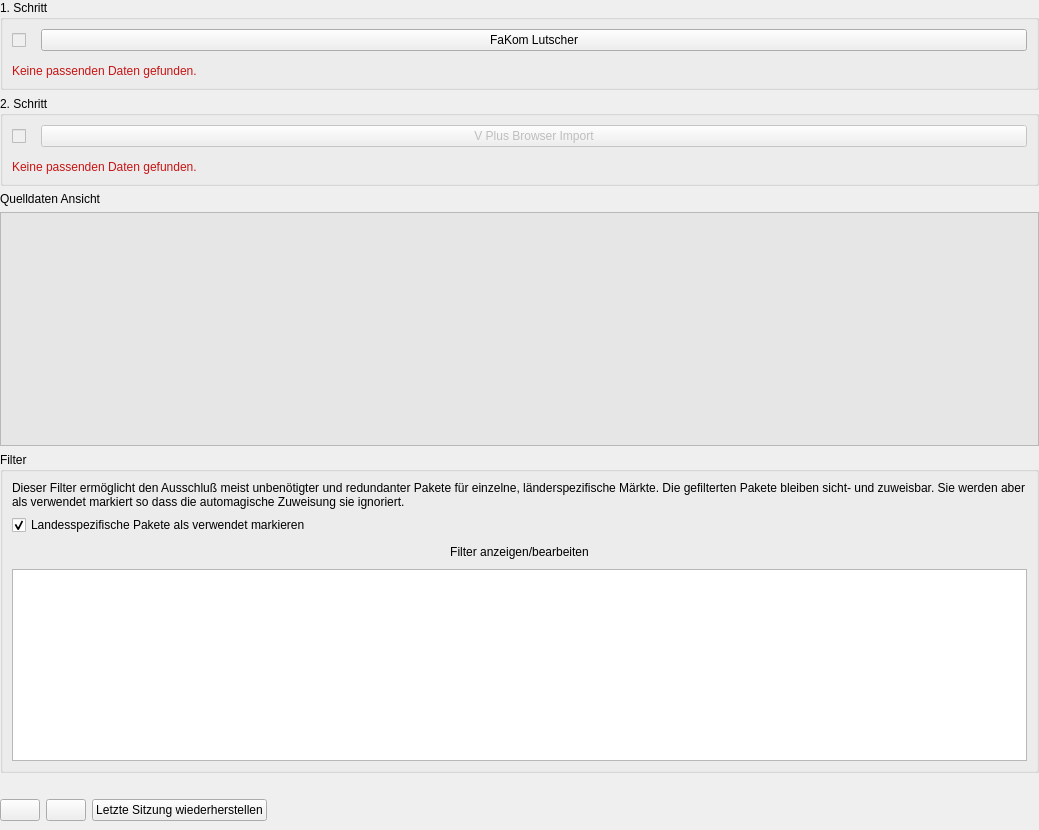
<?xml version="1.0" encoding="UTF-8"?>
<ui version="4.0">
 <class>wizardPage0</class>
 <widget class="QWizardPage" name="wizardPage0">
  <property name="geometry">
   <rect>
    <x>0</x>
    <y>0</y>
    <width>1039</width>
    <height>830</height>
   </rect>
  </property>
  <property name="windowTitle">
   <string>Quellen</string>
  </property>
  <property name="title">
   <string>Preset Assistent QOB 9000</string>
  </property>
  <property name="subTitle">
   <string>Dieser Assistent führt Schritt für Schritt durch die Preset Erstellung auf Basis der DeltaGen POS Varianten XML und einem V Plus Browser Auszug.&lt;br&gt;Diese Methode verhindert dass PR-Optionen sich gegenseitig überschrieben und damit falsch dargestellt werden.</string>
  </property>
  <layout class="QVBoxLayout" name="verticalLayout_3">
   <property name="leftMargin">
    <number>0</number>
   </property>
   <property name="topMargin">
    <number>0</number>
   </property>
   <property name="rightMargin">
    <number>0</number>
   </property>
   <property name="bottomMargin">
    <number>9</number>
   </property>
   <item>
    <widget class="QGroupBox" name="grpBox2">
     <property name="title">
      <string>1. Schritt</string>
     </property>
     <layout class="QVBoxLayout" name="verticalLayout">
      <property name="spacing">
       <number>0</number>
      </property>
      <item>
       <layout class="QHBoxLayout" name="horizontalLayout">
        <property name="spacing">
         <number>9</number>
        </property>
        <property name="bottomMargin">
         <number>13</number>
        </property>
        <item>
         <widget class="QCheckBox" name="fakomCheckbox">
          <property name="enabled">
           <bool>false</bool>
          </property>
          <property name="maximumSize">
           <size>
            <width>20</width>
            <height>20</height>
           </size>
          </property>
          <property name="text">
           <string/>
          </property>
         </widget>
        </item>
        <item>
         <widget class="QPushButton" name="fakomLutscherBtn">
          <property name="text">
           <string>FaKom Lutscher</string>
          </property>
          <property name="checked">
           <bool>false</bool>
          </property>
         </widget>
        </item>
       </layout>
      </item>
      <item>
       <widget class="QLabel" name="fakomLabel">
        <property name="styleSheet">
         <string notr="true">color: rgb(200,20,20);</string>
        </property>
        <property name="text">
         <string>Keine passenden Daten gefunden.</string>
        </property>
       </widget>
      </item>
     </layout>
    </widget>
   </item>
   <item>
    <widget class="QGroupBox" name="grpBox3">
     <property name="title">
      <string>2. Schritt</string>
     </property>
     <layout class="QVBoxLayout" name="verticalLayout_2">
      <property name="spacing">
       <number>0</number>
      </property>
      <item>
       <layout class="QHBoxLayout" name="horizontalLayout_2">
        <property name="spacing">
         <number>9</number>
        </property>
        <property name="bottomMargin">
         <number>13</number>
        </property>
        <item>
         <widget class="QCheckBox" name="vplusCheckbox">
          <property name="enabled">
           <bool>false</bool>
          </property>
          <property name="maximumSize">
           <size>
            <width>20</width>
            <height>20</height>
           </size>
          </property>
          <property name="text">
           <string/>
          </property>
         </widget>
        </item>
        <item>
         <widget class="QPushButton" name="vplusBtn">
          <property name="enabled">
           <bool>false</bool>
          </property>
          <property name="sizePolicy">
           <sizepolicy hsizetype="Preferred" vsizetype="Fixed">
            <horstretch>0</horstretch>
            <verstretch>0</verstretch>
           </sizepolicy>
          </property>
          <property name="text">
           <string>V Plus Browser Import</string>
          </property>
         </widget>
        </item>
       </layout>
      </item>
      <item>
       <widget class="QLabel" name="vplusLabel">
        <property name="styleSheet">
         <string notr="true">color: rgb(200,20,20);</string>
        </property>
        <property name="text">
         <string>Keine passenden Daten gefunden.</string>
        </property>
       </widget>
      </item>
     </layout>
    </widget>
   </item>
   <item>
    <widget class="QLabel" name="label_SrcTree">
     <property name="text">
      <string>Quelldaten Ansicht</string>
     </property>
    </widget>
   </item>
   <item>
    <widget class="TreeInternalDrop" name="treeWidget_Src">
     <property name="sizePolicy">
      <sizepolicy hsizetype="Expanding" vsizetype="MinimumExpanding">
       <horstretch>0</horstretch>
       <verstretch>0</verstretch>
      </sizepolicy>
     </property>
     <property name="minimumSize">
      <size>
       <width>500</width>
       <height>0</height>
      </size>
     </property>
     <property name="palette">
      <palette>
       <active>
        <colorrole role="Base">
         <brush brushstyle="SolidPattern">
          <color alpha="255">
           <red>230</red>
           <green>230</green>
           <blue>230</blue>
          </color>
         </brush>
        </colorrole>
       </active>
       <inactive>
        <colorrole role="Base">
         <brush brushstyle="SolidPattern">
          <color alpha="255">
           <red>230</red>
           <green>230</green>
           <blue>230</blue>
          </color>
         </brush>
        </colorrole>
       </inactive>
       <disabled>
        <colorrole role="Base">
         <brush brushstyle="SolidPattern">
          <color alpha="255">
           <red>240</red>
           <green>240</green>
           <blue>240</blue>
          </color>
         </brush>
        </colorrole>
       </disabled>
      </palette>
     </property>
     <property name="mouseTracking">
      <bool>true</bool>
     </property>
     <property name="statusTip">
      <string>Zeigt die eingelesenen Preset Daten.</string>
     </property>
     <property name="frameShape">
      <enum>QFrame::StyledPanel</enum>
     </property>
     <property name="frameShadow">
      <enum>QFrame::Plain</enum>
     </property>
     <property name="lineWidth">
      <number>0</number>
     </property>
     <property name="dragDropMode">
      <enum>QAbstractItemView::DragOnly</enum>
     </property>
     <property name="defaultDropAction">
      <enum>Qt::IgnoreAction</enum>
     </property>
     <property name="alternatingRowColors">
      <bool>true</bool>
     </property>
     <property name="selectionMode">
      <enum>QAbstractItemView::ExtendedSelection</enum>
     </property>
     <property name="selectionBehavior">
      <enum>QAbstractItemView::SelectRows</enum>
     </property>
     <property name="uniformRowHeights">
      <bool>true</bool>
     </property>
     <property name="sortingEnabled">
      <bool>true</bool>
     </property>
     <property name="animated">
      <bool>true</bool>
     </property>
     <property name="wordWrap">
      <bool>true</bool>
     </property>
     <property name="headerHidden">
      <bool>true</bool>
     </property>
     <attribute name="headerCascadingSectionResizes">
      <bool>true</bool>
     </attribute>
     <attribute name="headerDefaultSectionSize">
      <number>100</number>
     </attribute>
     <attribute name="headerShowSortIndicator" stdset="0">
      <bool>true</bool>
     </attribute>
     <column>
      <property name="text">
       <string>Order</string>
      </property>
     </column>
     <column>
      <property name="text">
       <string>Name</string>
      </property>
     </column>
     <column>
      <property name="text">
       <string>Wert</string>
      </property>
     </column>
     <column>
      <property name="text">
       <string>Typ</string>
      </property>
     </column>
     <column>
      <property name="text">
       <string>Referenz</string>
      </property>
     </column>
     <column>
      <property name="text">
       <string>Id</string>
      </property>
     </column>
    </widget>
   </item>
   <item>
    <widget class="QGroupBox" name="groupBoxFilter">
     <property name="title">
      <string>Filter</string>
     </property>
     <layout class="QVBoxLayout" name="verticalLayout_4">
      <item>
       <widget class="QLabel" name="label_2">
        <property name="text">
         <string>Dieser Filter ermöglicht den Ausschluß meist unbenötigter und redundanter Pakete für einzelne, länderspezifische Märkte. Die gefilterten Pakete bleiben sicht- und zuweisbar. Sie werden aber als verwendet markiert so dass die automagische Zuweisung sie ignoriert.</string>
        </property>
        <property name="wordWrap">
         <bool>true</bool>
        </property>
       </widget>
      </item>
      <item>
       <layout class="QHBoxLayout" name="horizontalLayout_5">
        <property name="spacing">
         <number>0</number>
        </property>
        <item alignment="Qt::AlignLeft|Qt::AlignVCenter">
         <widget class="QCheckBox" name="checkBoxCountryPkg">
          <property name="text">
           <string>Landesspezifische Pakete als verwendet markieren</string>
          </property>
          <property name="checked">
           <bool>true</bool>
          </property>
         </widget>
        </item>
        <item>
         <widget class="QLabel" name="label">
          <property name="maximumSize">
           <size>
            <width>35</width>
            <height>35</height>
           </size>
          </property>
          <property name="text">
           <string/>
          </property>
          <property name="pixmap">
           <pixmap resource="res/preset_editor_rsc.qrc">:/type/pkg.png</pixmap>
          </property>
          <property name="scaledContents">
           <bool>true</bool>
          </property>
         </widget>
        </item>
       </layout>
      </item>
      <item>
       <widget class="QPushButton" name="pushButtonShowFilter">
        <property name="text">
         <string>Filter anzeigen/bearbeiten</string>
        </property>
        <property name="icon">
         <iconset resource="res/preset_editor_rsc.qrc">
          <normaloff>:/type/options.png</normaloff>:/type/options.png</iconset>
        </property>
        <property name="checkable">
         <bool>true</bool>
        </property>
        <property name="checked">
         <bool>false</bool>
        </property>
        <property name="flat">
         <bool>true</bool>
        </property>
       </widget>
      </item>
      <item>
       <widget class="QPlainTextEdit" name="plainTextEditFilter"/>
      </item>
     </layout>
    </widget>
   </item>
   <item>
    <widget class="QLabel" name="QobQuote">
     <property name="wordWrap">
      <bool>true</bool>
     </property>
    </widget>
   </item>
   <item>
    <layout class="QHBoxLayout" name="horizontalLayout_3">
     <item>
      <widget class="QPushButton" name="openBtn">
       <property name="minimumSize">
        <size>
         <width>40</width>
         <height>0</height>
        </size>
       </property>
       <property name="maximumSize">
        <size>
         <width>40</width>
         <height>16777215</height>
        </size>
       </property>
       <property name="text">
        <string/>
       </property>
       <property name="icon">
        <iconset resource="res/preset_editor_rsc.qrc">
         <normaloff>:/main/folder.png</normaloff>:/main/folder.png</iconset>
       </property>
      </widget>
     </item>
     <item>
      <widget class="QPushButton" name="saveBtn">
       <property name="minimumSize">
        <size>
         <width>40</width>
         <height>0</height>
        </size>
       </property>
       <property name="maximumSize">
        <size>
         <width>40</width>
         <height>16777215</height>
        </size>
       </property>
       <property name="text">
        <string/>
       </property>
       <property name="icon">
        <iconset resource="res/preset_editor_rsc.qrc">
         <normaloff>:/main/disk.png</normaloff>:/main/disk.png</iconset>
       </property>
      </widget>
     </item>
     <item alignment="Qt::AlignLeft">
      <widget class="QPushButton" name="reloadBtn">
       <property name="text">
        <string>Letzte Sitzung wiederherstellen</string>
       </property>
       <property name="icon">
        <iconset resource="res/preset_editor_rsc.qrc">
         <normaloff>:/main/update.png</normaloff>:/main/update.png</iconset>
       </property>
      </widget>
     </item>
    </layout>
   </item>
  </layout>
 </widget>
 <customwidgets>
  <customwidget>
   <class>TreeInternalDrop</class>
   <extends>QTreeWidget</extends>
   <header>modules/tree_drag_drop</header>
  </customwidget>
 </customwidgets>
 <resources>
  <include location="res/preset_editor_rsc.qrc"/>
 </resources>
 <connections>
  <connection>
   <sender>pushButtonShowFilter</sender>
   <signal>clicked(bool)</signal>
   <receiver>plainTextEditFilter</receiver>
   <slot>setVisible(bool)</slot>
   <hints>
    <hint type="sourcelabel">
     <x>404</x>
     <y>457</y>
    </hint>
    <hint type="destinationlabel">
     <x>406</x>
     <y>511</y>
    </hint>
   </hints>
  </connection>
 </connections>
</ui>
